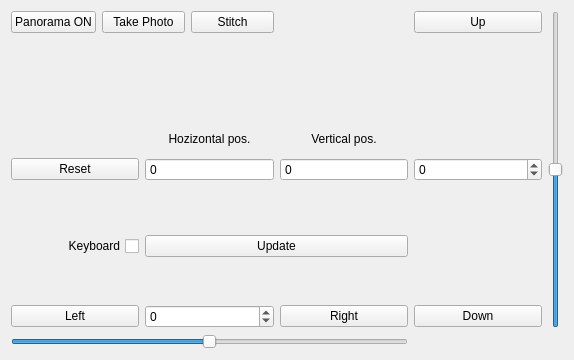
<?xml version="1.0" encoding="UTF-8"?>
<ui version="4.0">
 <class>Form</class>
 <widget class="QWidget" name="Form">
  <property name="geometry">
   <rect>
    <x>0</x>
    <y>0</y>
    <width>574</width>
    <height>360</height>
   </rect>
  </property>
  <property name="contextMenuPolicy">
   <enum>Qt::DefaultContextMenu</enum>
  </property>
  <property name="acceptDrops">
   <bool>false</bool>
  </property>
  <property name="windowTitle">
   <string>GPS Nav</string>
  </property>
  <layout class="QVBoxLayout" name="verticalLayout">
   <item>
    <layout class="QGridLayout" name="gridLayout">
     <property name="rightMargin">
      <number>0</number>
     </property>
     <property name="spacing">
      <number>6</number>
     </property>
     <item row="6" column="2">
      <widget class="QLabel" name="cam_horizontal_label">
       <property name="text">
        <string>Hozizontal pos.</string>
       </property>
       <property name="alignment">
        <set>Qt::AlignBottom|Qt::AlignHCenter</set>
       </property>
      </widget>
     </item>
     <item row="10" column="2" colspan="2">
      <widget class="QPushButton" name="cam_update_btn">
       <property name="text">
        <string>Update</string>
       </property>
      </widget>
     </item>
     <item row="11" column="4">
      <widget class="QPushButton" name="cam_down_btn">
       <property name="maximumSize">
        <size>
         <width>150</width>
         <height>16777215</height>
        </size>
       </property>
       <property name="text">
        <string>Down</string>
       </property>
      </widget>
     </item>
     <item row="11" column="1">
      <widget class="QPushButton" name="cam_left_btn">
       <property name="maximumSize">
        <size>
         <width>150</width>
         <height>16777215</height>
        </size>
       </property>
       <property name="text">
        <string>Left</string>
       </property>
      </widget>
     </item>
     <item row="8" column="3">
      <widget class="QSpinBox" name="cam_vertical_pos_info">
       <property name="enabled">
        <bool>true</bool>
       </property>
       <property name="frame">
        <bool>true</bool>
       </property>
       <property name="readOnly">
        <bool>true</bool>
       </property>
       <property name="buttonSymbols">
        <enum>QAbstractSpinBox::NoButtons</enum>
       </property>
       <property name="minimum">
        <number>-90</number>
       </property>
       <property name="maximum">
        <number>90</number>
       </property>
      </widget>
     </item>
     <item row="11" column="2">
      <widget class="QSpinBox" name="cam_horizontal_field">
       <property name="minimum">
        <number>-180</number>
       </property>
       <property name="maximum">
        <number>180</number>
       </property>
      </widget>
     </item>
     <item row="10" column="4">
      <spacer name="verticalSpacer_2">
       <property name="orientation">
        <enum>Qt::Vertical</enum>
       </property>
       <property name="sizeHint" stdset="0">
        <size>
         <width>20</width>
         <height>40</height>
        </size>
       </property>
      </spacer>
     </item>
     <item row="8" column="4">
      <widget class="QSpinBox" name="cam_vertical_field">
       <property name="minimum">
        <number>-90</number>
       </property>
       <property name="maximum">
        <number>90</number>
       </property>
      </widget>
     </item>
     <item row="5" column="7" rowspan="7">
      <widget class="QSlider" name="cam_vertical_slider">
       <property name="minimum">
        <number>-90</number>
       </property>
       <property name="maximum">
        <number>90</number>
       </property>
       <property name="orientation">
        <enum>Qt::Vertical</enum>
       </property>
      </widget>
     </item>
     <item row="10" column="1">
      <widget class="QCheckBox" name="cam_keyboard_check_box">
       <property name="layoutDirection">
        <enum>Qt::RightToLeft</enum>
       </property>
       <property name="text">
        <string>Keyboard</string>
       </property>
      </widget>
     </item>
     <item row="11" column="3">
      <widget class="QPushButton" name="cam_right_btn">
       <property name="text">
        <string>Right</string>
       </property>
      </widget>
     </item>
     <item row="13" column="1" colspan="3">
      <widget class="QSlider" name="cam_horizontal_slider">
       <property name="minimum">
        <number>-180</number>
       </property>
       <property name="maximum">
        <number>180</number>
       </property>
       <property name="orientation">
        <enum>Qt::Horizontal</enum>
       </property>
      </widget>
     </item>
     <item row="8" column="1">
      <widget class="QPushButton" name="cam_reset_btn">
       <property name="text">
        <string>Reset</string>
       </property>
      </widget>
     </item>
     <item row="8" column="2">
      <widget class="QSpinBox" name="cam_horizontal_pos_info">
       <property name="enabled">
        <bool>true</bool>
       </property>
       <property name="readOnly">
        <bool>true</bool>
       </property>
       <property name="buttonSymbols">
        <enum>QAbstractSpinBox::NoButtons</enum>
       </property>
       <property name="minimum">
        <number>-180</number>
       </property>
       <property name="maximum">
        <number>180</number>
       </property>
      </widget>
     </item>
     <item row="6" column="3">
      <widget class="QLabel" name="cam_vertical_label">
       <property name="text">
        <string>Vertical pos.</string>
       </property>
       <property name="alignment">
        <set>Qt::AlignBottom|Qt::AlignHCenter</set>
       </property>
       <property name="wordWrap">
        <bool>false</bool>
       </property>
      </widget>
     </item>
     <item row="6" column="4">
      <spacer name="verticalSpacer_3">
       <property name="orientation">
        <enum>Qt::Vertical</enum>
       </property>
       <property name="sizeHint" stdset="0">
        <size>
         <width>20</width>
         <height>40</height>
        </size>
       </property>
      </spacer>
     </item>
     <item row="5" column="4">
      <widget class="QPushButton" name="cam_up_btn">
       <property name="maximumSize">
        <size>
         <width>150</width>
         <height>16777215</height>
        </size>
       </property>
       <property name="text">
        <string>Up</string>
       </property>
      </widget>
     </item>
     <item row="6" column="1">
      <spacer name="verticalSpacer">
       <property name="orientation">
        <enum>Qt::Vertical</enum>
       </property>
       <property name="sizeHint" stdset="0">
        <size>
         <width>20</width>
         <height>40</height>
        </size>
       </property>
      </spacer>
     </item>
     <item row="5" column="1" colspan="2">
      <layout class="QHBoxLayout" name="horizontalLayout">
       <item>
        <widget class="QPushButton" name="pano_btn">
         <property name="text">
          <string>Panorama ON</string>
         </property>
        </widget>
       </item>
       <item>
        <widget class="QPushButton" name="take_photo_btn">
         <property name="text">
          <string>Take Photo</string>
         </property>
        </widget>
       </item>
       <item>
        <widget class="QPushButton" name="stitch_pano_btn">
         <property name="text">
          <string>Stitch</string>
         </property>
        </widget>
       </item>
      </layout>
     </item>
    </layout>
   </item>
  </layout>
 </widget>
 <resources/>
 <connections/>
</ui>
